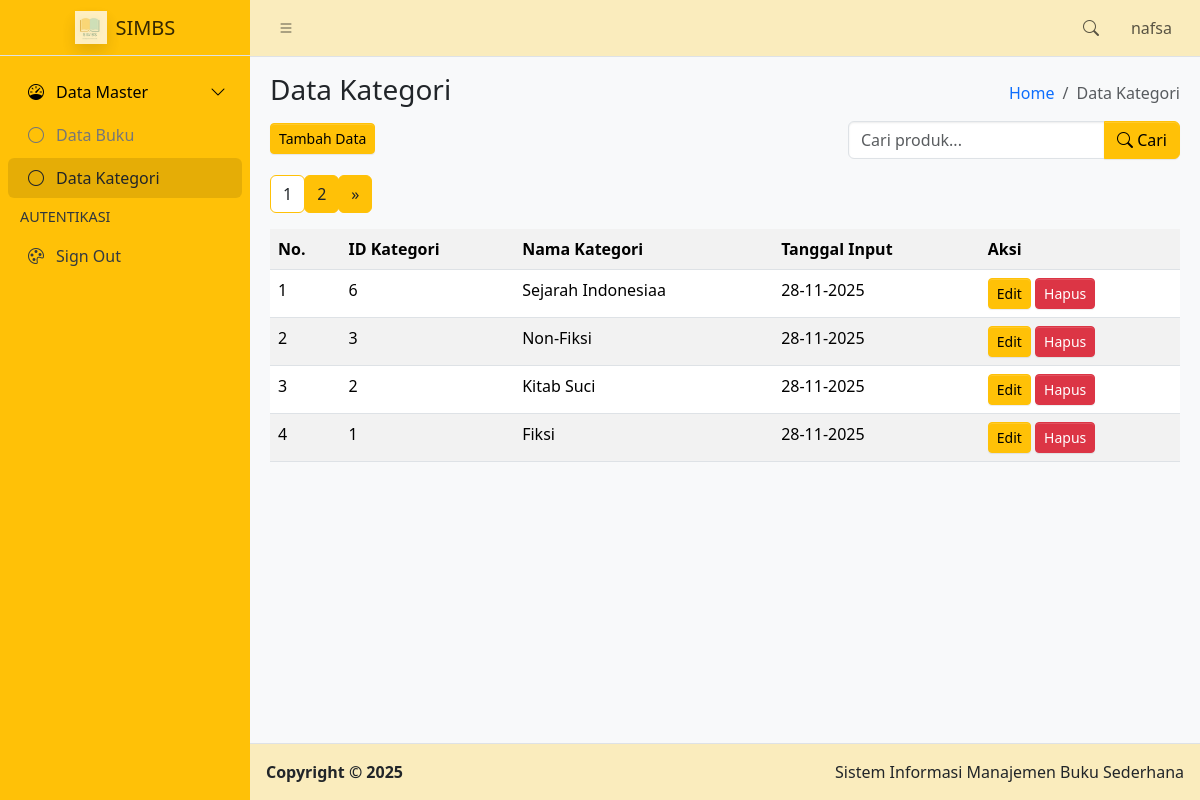
The app's page /kategori.php (signed in) with its own data.
### tables this page shows
CREATE TABLE `kategori` (
  `id_kategori` int(11) NOT NULL,
  `nama_kategori` varchar(100) NOT NULL,
  `tanggal_input` timestamp NOT NULL DEFAULT current_timestamp() ON UPDATE current_timestamp(),
  `aksi` varchar(50) DEFAULT ''
);

### function.php (called while the page is built, shortened)
<?php
$conn = mysqli_connect("localhost", "root", "", "simbs");
function query($query){
    global $conn;
	$result = mysqli_query($conn, $query);
	$rows = [];
	while( $row = mysqli_fetch_assoc($result) ) {
		$rows[] = $row;
	}
	return $rows;
}
?>

### kategori.php (the view, shortened to what this page needs)
<?php
require("function.php");
$jumlahDataPerHalaman = 4;
$jumlahData = count(query("SELECT * FROM kategori"));
$jumlahHalaman = ceil($jumlahData / $jumlahDataPerHalaman);
$halamanAktif = isset($_GET["halaman"]) ? $_GET["halaman"] : 1;
$awalData = ($halamanAktif - 1) * $jumlahDataPerHalaman;
$kategori = query("
    SELECT * FROM kategori
    ORDER BY tanggal_input DESC
    LIMIT $awalData, $jumlahDataPerHalaman
");
?>
<!doctype html>
<html lang="en">
  <head>
    <link
      rel="stylesheet"
      href="https://cdn.jsdelivr.net/npm/@fontsource/source-sans-3@5.0.12/index.css"
      media="print"
      onload="this.media='all'"
    />
    <link
      rel="stylesheet"
      href="https://cdn.jsdelivr.net/npm/overlayscrollbars@2.11.0/styles/overlayscrollbars.min.css"
    />
    <link
      rel="stylesheet"
      href="https://cdn.jsdelivr.net/npm/bootstrap-icons@1.13.1/font/bootstrap-icons.min.css"
    />
    <link rel="stylesheet" href="dist/css/adminlte.min.css" />
    <link
      rel="stylesheet"
      href="https://cdn.jsdelivr.net/npm/apexcharts@3.37.1/dist/apexcharts.css"
    />
    <link
      rel="stylesheet"
      href="https://cdn.jsdelivr.net/npm/jsvectormap@1.5.3/dist/css/jsvectormap.min.css"
    />
  </head>
  <body class="layout-fixed sidebar-expand-lg bg-body-tertiary">
    <div class="app-wrapper">
      <nav class="app-header navbar navbar-expand bg-warning bg-opacity-25">
        <div class="container-fluid">
          <ul class="navbar-nav">
            <li class="nav-item">
              <a class="nav-link" data-lte-toggle="sidebar" href="#" role="button">
                <i class="bi bi-list"></i>
              </a>
            </li>
          </ul>
          <ul class="navbar-nav ms-auto">
            <li class="nav-item">
              <a class="nav-link" data-widget="navbar-search" href="#" role="button">
                <i class="bi bi-search"></i>
              </a>
            </li>
            <li class="nav-item dropdown user-menu">
              <a href="#" class="nav-link dropdown-toggle" data-bs-toggle="dropdown">
                <span class="d-none d-md-inline">
                        <?= isset($_SESSION['username']) ? $_SESSION['username'] : 'User'; ?>
                    </span>
              </a>
            </li>
          </ul>
        </div>
      </nav>
      <aside class="app-sidebar bg-warning">
        <div class="sidebar-brand">
          <a href="index.php" class="brand-link">
            <img
              src="dist/assets/img/SIMBS.png.jpeg"
              alt="AdminLTE Logo"
              class="brand-image opacity-75 shadow"
            />
            <span class="brand-text fw-light">SIMBS</span>
          </a>
        </div>
        <div class="sidebar-wrapper">
          <nav class="mt-2">
            <ul
              class="nav sidebar-menu flex-column"
              data-lte-toggle="treeview"
              role="navigation"
              aria-label="Main navigation"
              data-accordion="false"
              id="navigation"
            >
              <li class="nav-item menu-open">
                <a href="#" class="nav-link active">
                  <i class="nav-icon bi bi-speedometer"></i>
                  <p>
                    Data Master
                  </p>
                </a>
                <ul class="nav nav-treeview">
                  <li class="nav-item">
                    <a href="index.php" class="nav-link">
                      <i class="nav-icon bi bi-circle"></i>
                      <p>Data Buku</p>
                    </a>
                  </li>
                  <li class="nav-item">
                    <a href="kategori.php" class="nav-link active <?= ($activePage == 'kategori') ? 'active bg-warning text-dark' : '' ?>">
                      <i class="nav-icon bi bi-circle"></i>
                      <p>Data Kategori</p>
                    </a>
                  </li>
                </ul>
              </li>
              <li class="nav-header">AUTENTIKASI</li>
              <li class="nav-item">
                <a href="logout.php" class="nav-link <?= ($activePage == 'kategori') ? 'active bg-warning text-dark' : '' ?>">
                  <i class="nav-icon bi bi-palette"></i>
                  <p>Sign Out</p>
                </a>
              </li>
            </ul>
          </nav>
        </div>
      </aside>
      <main class="app-main">
        <div class="app-content-header">
          <div class="container-fluid">
            <div class="row">
              <div class="col-sm-6">
                <h3 class="mb-3">Data Kategori</h3>
                <a href="tambah_kategori.php">
                  <button class="btn-sm btn btn-warning">Tambah Data</button>
                </a>
              </div>
              <div class="col-sm-6 d-flex flex-column align-items-end">
                <ol class="breadcrumb">
                  <li class="breadcrumb-item"><a href="#">Home</a></li>
                  <li class="breadcrumb-item active" aria-current="page">Data Kategori</li>
                </ol>
                <form class="mt-2" method="POST">
                  <div class="input-group">
                  <input
                    type="text"
                    class="form-control"
                    name="keyword"
                    placeholder="Cari produk..."
                  >
                  <button class="btn btn-warning" type="submit" name="tombol_search">
                    <i class="bi bi-search"></i> Cari
                  </button>
                </div>
                </form>
              </div>
            </div>
          </div>
        </div>
        <div class="app-content">
          <div class="container-fluid">
            <div class="row">
              <div class="col">
                <nav aria-label="Page navigation example">
                    <ul class="pagination pagination-warning">
                        <?php for ($i = 1; $i <= $jumlahHalaman; $i++) : ?>
                            <?php if ($i == $halamanAktif) : ?>
                                <li class="page-item active">
                                    <a class="page-link bg-white text-dark border-warning" href="?halaman=<?= $i; ?>"><?= $i; ?></a>
                                </li>
                            <?php else : ?>
                                <li class="page-item">
                                    <a class="page-link bg-warning text-dark border-warning" href="?halaman=<?= $i; ?>"><?= $i; ?></a>
                                </li>
                            <?php endif; ?>
                        <?php endfor; ?>
                        <?php if ($halamanAktif < $jumlahHalaman) : ?>
                            <li class="page-item">
                                <a class="page-link bg-warning text-dark border-warning" href="?halaman=<?= $halamanAktif + 1; ?>">&raquo;</a>
                            </li>
                        <?php endif; ?>
                    </ul>
                </nav>
                <table class="table table-striped table-hover">
                  <tr>
                    <th>No.</th>
                    <th>ID Kategori</th>
                    <th>Nama Kategori</th>
                    <th>Tanggal Input</th>
                    <th>Aksi</th>
                </tr>
                    <?php $no = $awalData + 1; ?>
                    <?php foreach($kategori as $row): ?>
                    <tr>
                        <td><?= $no++; ?></td>
                        <td><?= $row['id_kategori']; ?></td>
                        <td><?= $row['nama_kategori']; ?></td>
                        <td><?= date('d-m-Y', strtotime($row['tanggal_input'])); ?></td>
                        <td>
                            <a href="ubah_kategori.php?id=<?= $row['id_kategori']; ?>" class="btn btn-warning btn-sm">Edit</a>
                            <a href="hapus_kategori.php?id=<?= $row['id_kategori'] ?>" onclick="return confirm('Yakin ingin menghapus data ini?');">
                        <button class="btn btn-danger btn-sm">Hapus</button>
                        </a>
                      </td>
                </tr>
                <?php endforeach; ?>
                </table>
              </div>
            </div>
          </div>
        </div>
      </main>
      <footer class="app-footer bg-warning bg-opacity-25 text-dark">
        <div class="float-end d-none d-sm-inline">Sistem Informasi Manajemen Buku Sederhana</div>
        <strong>
          Copyright &copy; 2025&nbsp;
        </strong>
      </footer>
    </div>
  </body>
</html>

### records on screen
kategori: id_kategori "6", nama_kategori "Sejarah Indonesiaa", tanggal_input "28-11-2025"
kategori: id_kategori "3", nama_kategori "Non-Fiksi", tanggal_input "28-11-2025"
kategori: id_kategori "2", nama_kategori "Kitab Suci", tanggal_input "28-11-2025"
kategori: id_kategori "1", nama_kategori "Fiksi", tanggal_input "28-11-2025"

### other values on screen
$_SESSION['username'] "nafsa"
